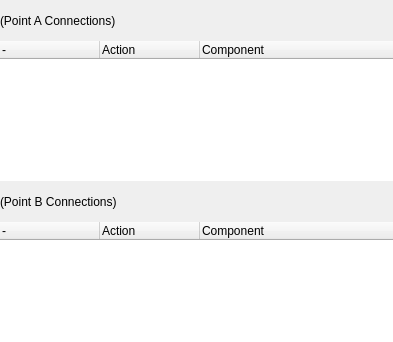
<?xml version="1.0" encoding="UTF-8"?>
<ui version="4.0">
 <class>Form</class>
 <widget class="QWidget" name="Form">
  <property name="geometry">
   <rect>
    <x>0</x>
    <y>0</y>
    <width>393</width>
    <height>342</height>
   </rect>
  </property>
  <property name="windowTitle">
   <string>Form</string>
  </property>
  <layout class="QGridLayout" name="gridLayout">
   <property name="leftMargin">
    <number>0</number>
   </property>
   <property name="topMargin">
    <number>0</number>
   </property>
   <property name="rightMargin">
    <number>0</number>
   </property>
   <property name="bottomMargin">
    <number>0</number>
   </property>
   <property name="spacing">
    <number>0</number>
   </property>
   <item row="2" column="0">
    <widget class="QLabel" name="label">
     <property name="text">
      <string>(Point B Connections)</string>
     </property>
    </widget>
   </item>
   <item row="3" column="0">
    <widget class="QTreeWidget" name="treeWidget_2">
     <property name="maximumSize">
      <size>
       <width>16777215</width>
       <height>120</height>
      </size>
     </property>
     <property name="frameShape">
      <enum>QFrame::NoFrame</enum>
     </property>
     <property name="frameShadow">
      <enum>QFrame::Plain</enum>
     </property>
     <property name="rootIsDecorated">
      <bool>false</bool>
     </property>
     <property name="itemsExpandable">
      <bool>false</bool>
     </property>
     <property name="expandsOnDoubleClick">
      <bool>false</bool>
     </property>
     <column>
      <property name="text">
       <string>-</string>
      </property>
     </column>
     <column>
      <property name="text">
       <string>Action</string>
      </property>
     </column>
     <column>
      <property name="text">
       <string>Component</string>
      </property>
     </column>
    </widget>
   </item>
   <item row="1" column="0">
    <widget class="QTreeWidget" name="treeWidget">
     <property name="maximumSize">
      <size>
       <width>16777215</width>
       <height>140</height>
      </size>
     </property>
     <property name="frameShape">
      <enum>QFrame::NoFrame</enum>
     </property>
     <property name="frameShadow">
      <enum>QFrame::Plain</enum>
     </property>
     <property name="indentation">
      <number>0</number>
     </property>
     <property name="rootIsDecorated">
      <bool>false</bool>
     </property>
     <property name="itemsExpandable">
      <bool>false</bool>
     </property>
     <property name="expandsOnDoubleClick">
      <bool>false</bool>
     </property>
     <attribute name="headerVisible">
      <bool>true</bool>
     </attribute>
     <attribute name="headerMinimumSectionSize">
      <number>0</number>
     </attribute>
     <attribute name="headerStretchLastSection">
      <bool>true</bool>
     </attribute>
     <column>
      <property name="text">
       <string>-</string>
      </property>
     </column>
     <column>
      <property name="text">
       <string>Action</string>
      </property>
     </column>
     <column>
      <property name="text">
       <string>Component</string>
      </property>
     </column>
    </widget>
   </item>
   <item row="0" column="0">
    <widget class="QLabel" name="label_2">
     <property name="text">
      <string>(Point A Connections)</string>
     </property>
    </widget>
   </item>
  </layout>
 </widget>
 <resources/>
 <connections/>
</ui>
